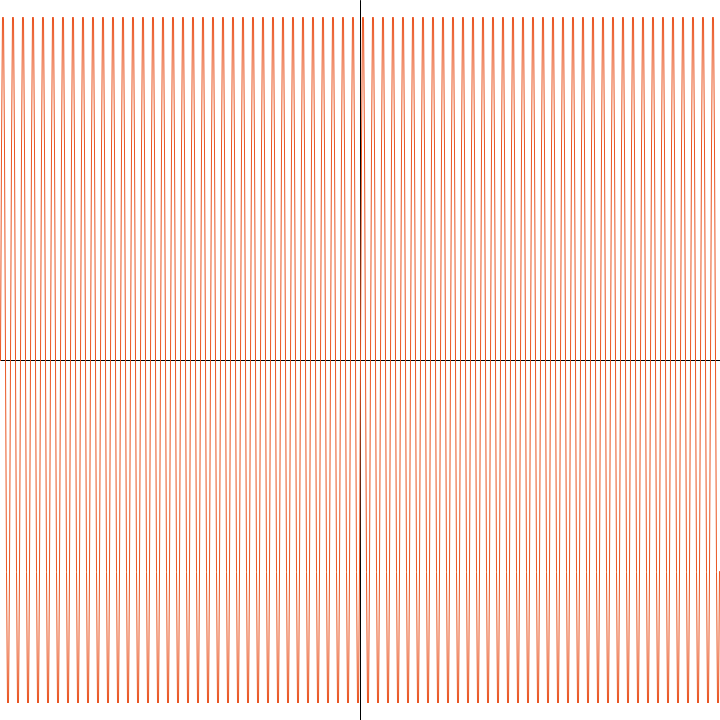
Frame 1 (no input)
Frame 60 (the mouse pressed at the canvas centre just before this capture): identical to frame 1, image omitted
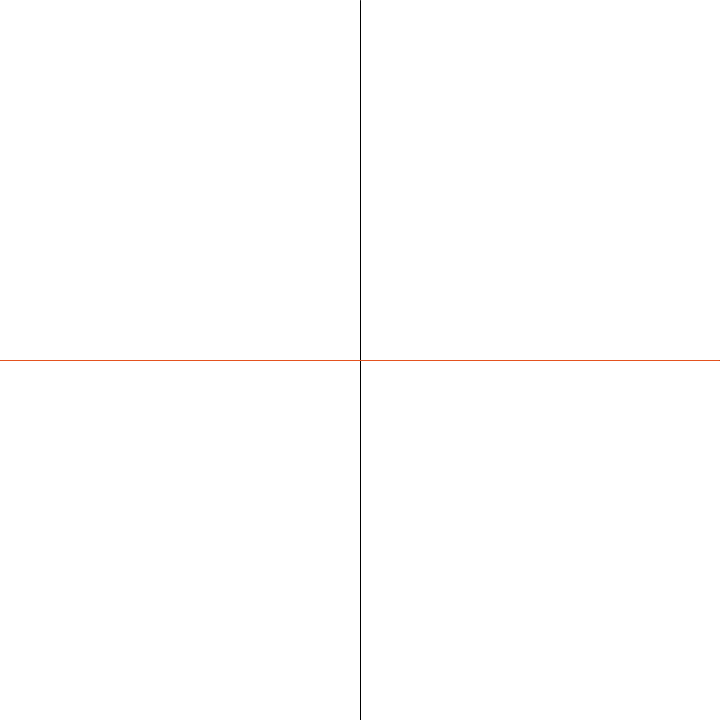
Frame 120 (the mouse held since frame 60 and released just before this capture)

The Processing sketch that drew these frames (run headless with seeded random() and noise(); from frame 60 on, the mouse is pressed at the canvas centre):

// Processing sketch: ex3_math
// ── ex3_math.pde

String what = "sin";

void setup(){
  size(720,720);
}

void draw(){
  background(255);
  stroke(0);
  strokeWeight(1);
  line(width/2,0,width/2,height);
  line(0,height/2,width,height/2);
  stroke(233,84,32);
  float mx = mouseX - (width/2);
  float my = height - mouseY - (height/2);
  float[] lastPoint = new float[2];
  lastPoint[0] = -1*(width/2);
  lastPoint[1] = round(my*sin((mx/10)*0));
  for(int x = 0 - width/2; x < width/2; x++){
    double newY = 0;
    if(what=="sin")
      newY = my*sin(radians((mx/10)*x));
    if(what=="cos")
      newY = my*cos(radians((mx/10)*x));
      
    line(lastPoint[0]+width/2,lastPoint[1]+height/2,x+width/2,(float)newY+height/2);
    lastPoint[0] = x;
    lastPoint[1] = round((float)newY);
  }
  fill(0);
}

void mousePressed(){
  if(what=="sin"){
    what="cos";
  }
  else if(what=="cos"){
    what="sin";
  }
}
